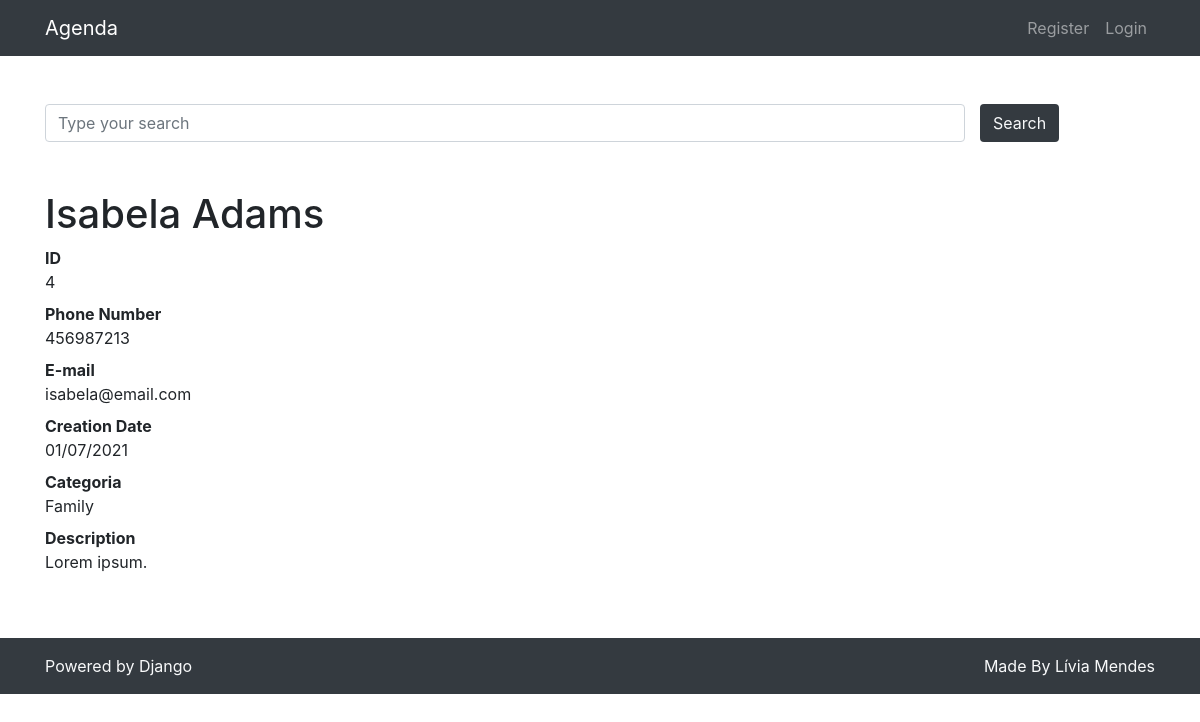
/4, run on the app's committed database.
### contacts/models.py (models this page shows, shortened)
class Contact(models.Model):
    name = models.CharField(max_length=255)
    last_name = models.CharField(max_length=255, blank=True)
    phone = models.CharField(max_length=255)
    email = models.CharField(max_length=255, blank=True)
    creation_date = models.DateTimeField(default=timezone.now)
    description = models.TextField(blank=True)
    categoria = models.ForeignKey(Categoria, on_delete=models.DO_NOTHING)
    show = models.BooleanField(default=True)
    picture = models.ImageField(blank=True, upload_to='pictures/%Y/%m/')

class Categoria(models.Model):
    name = models.CharField(max_length=255)
    def __str__(self):
        return self.name

### contacts/views.py (the view)
# urls.py: path('<int:contact_id>', views.show_contact, name='show_contact'),
def show_contact(request, contact_id):
    contact = get_object_or_404(Contact, id=contact_id)
    if not contact.show:
        raise Http404()
    return render(request, 'contacts/show_contact.html', {
        'contact': contact
    })

### contacts/templates/contacts/show_contact.html (shortened to what this page needs)
{% extends 'base.html'%}
{%block content%}
<h1 class="mt-5">{{ contact.name }} {{ contact.last_name }}</h1>
<dl>
    <dt>ID</dt>
    <dd>{{ contact.id }}</dd>
    <dt>Phone Number</dt>
    <dd>{{ contact.phone }}</dd>
    <dt>E-mail</dt>
    <dd>{{ contact.email }}</dd>
    <dt>Creation Date</dt>
    <dd>{{ contact.creation_date|date:'d/m/Y' }}</dd>
    <dt>Categoria</dt>
    <dd>{{ contact.categoria }}</dd>
    <dt>Description</dt>
    <dd>{{ contact.description }}</dd>
</dl>
{% endblock %}

### data on the page
Contact: name "Isabela", last_name "Adams", id "4", phone "456987213", email "isabela@email.com", creation_date "01/07/2021", categoria "Family", description "Lorem ipsum."
